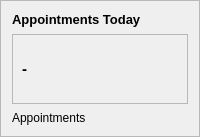
                                   <widget class="QFrame" name="card1_2">
                                    <property name="maximumSize">
                                     <size>
                                      <width>16667</width>
                                      <height>16667</height>
                                     </size>
                                    </property>
                                    <property name="frameShape">
                                     <enum>QFrame::StyledPanel</enum>
                                    </property>
                                    <property name="frameShadow">
                                     <enum>QFrame::Raised</enum>
                                    </property>
                                    <layout class="QVBoxLayout" name="verticalLayout_33">
                                     <property name="spacing">
                                      <number>7</number>
                                     </property>
                                     <property name="leftMargin">
                                      <number>11</number>
                                     </property>
                                     <property name="topMargin">
                                      <number>11</number>
                                     </property>
                                     <property name="rightMargin">
                                      <number>11</number>
                                     </property>
                                     <property name="bottomMargin">
                                      <number>11</number>
                                     </property>
                                     <item>
                                      <widget class="QLabel" name="label_50">
                                       <property name="minimumSize">
                                        <size>
                                         <width>0</width>
                                         <height>0</height>
                                        </size>
                                       </property>
                                       <property name="maximumSize">
                                        <size>
                                         <width>300</width>
                                         <height>16777215</height>
                                        </size>
                                       </property>
                                       <property name="font">
                                        <font>
                                         <pointsize>10</pointsize>
                                         <weight>75</weight>
                                         <bold>true</bold>
                                        </font>
                                       </property>
                                       <property name="styleSheet">
                                        <string notr="true">color: rgb(0, 0, 0);
background-color: none;
font-size:10pt;</string>
                                       </property>
                                       <property name="text">
                                        <string>Appointments Today</string>
                                       </property>
                                      </widget>
                                     </item>
                                     <item>
                                      <widget class="QFrame" name="frame_29">
                                       <property name="styleSheet">
                                        <string notr="true">background-color:none;</string>
                                       </property>
                                       <property name="frameShape">
                                        <enum>QFrame::StyledPanel</enum>
                                       </property>
                                       <property name="frameShadow">
                                        <enum>QFrame::Raised</enum>
                                       </property>
                                       <layout class="QHBoxLayout" name="horizontalLayout_40">
                                        <item>
                                         <widget class="QLabel" name="num_app_td">
                                          <property name="font">
                                           <font>
                                            <pointsize>11</pointsize>
                                            <weight>75</weight>
                                            <bold>true</bold>
                                           </font>
                                          </property>
                                          <property name="styleSheet">
                                           <string notr="true">color: rgb(0, 0, 0);
font-size:11pt;</string>
                                          </property>
                                          <property name="text">
                                           <string>-</string>
                                          </property>
                                         </widget>
                                        </item>
                                        <item>
                                         <widget class="QLabel" name="label_52">
                                          <property name="minimumSize">
                                           <size>
                                            <width>50</width>
                                            <height>50</height>
                                           </size>
                                          </property>
                                          <property name="maximumSize">
                                           <size>
                                            <width>70</width>
                                            <height>70</height>
                                           </size>
                                          </property>
                                          <property name="text">
                                           <string/>
                                          </property>
                                          <property name="pixmap">
                                           <pixmap resource="scheduler -py full/icons.qrc">:/icons/appointment.png</pixmap>
                                          </property>
                                          <property name="scaledContents">
                                           <bool>true</bool>
                                          </property>
                                         </widget>
                                        </item>
                                       </layout>
                                      </widget>
                                     </item>
                                     <item>
                                      <widget class="QLabel" name="label_53">
                                       <property name="font">
                                        <font/>
                                       </property>
                                       <property name="styleSheet">
                                        <string notr="true">background-color:none;
color: rgb(0, 0, 0);</string>
                                       </property>
                                       <property name="text">
                                        <string>Appointments</string>
                                       </property>
                                      </widget>
                                     </item>
                                    </layout>
                                   </widget>
